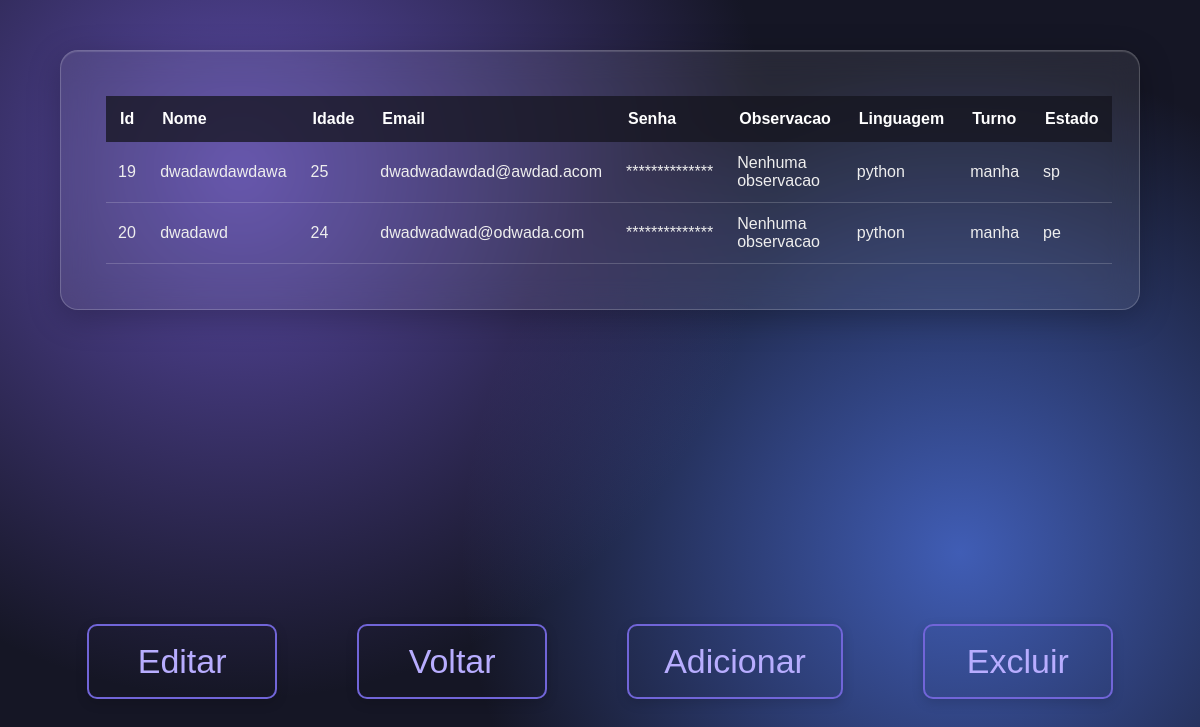
/banco (signed in), run on an earlier commit of the app's database.
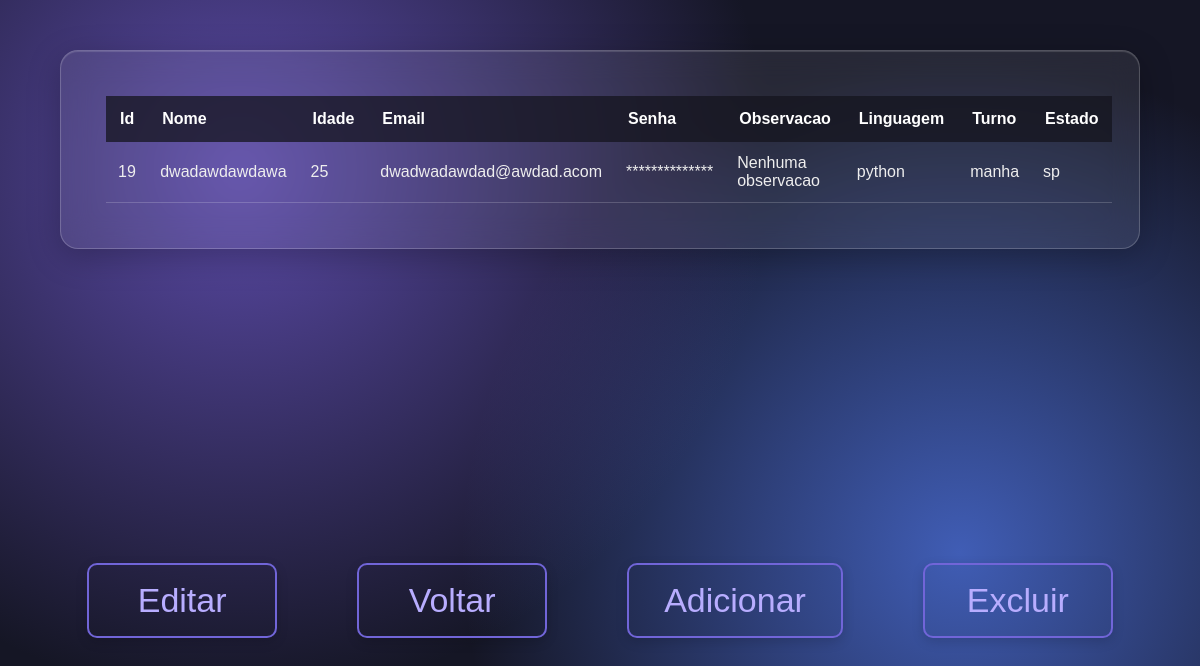
And on a later commit of the database.
### tables this page shows
CREATE TABLE usuarios (
            id INTEGER PRIMARY KEY AUTOINCREMENT,
            nome TEXT NOT NULL,
            idade INTEGER NOT NULL,
            email TEXT NOT NULL UNIQUE,
            senha TEXT NOT NULL,
            observacao TEXT,
            linguagens_string TEXT NOT NULL,
            turno TEXT NOT NULL,
            estado TEXT NOT NULL
        );

### app.py (the view)
@app.route("/banco", methods =['GET','POST'])
@login_required
def mostrar_banco():
    conexao = sqlite3.connect(CAMINHO_BANCO)
    cursor = conexao.cursor()
    cursor.execute("SELECT * FROM usuarios ")
    resultados = cursor.fetchall()
    print(resultados)
    conexao.close()
    return render_template("banco.html", tabela=resultados)

### app.py (called while the page is built)
def login_required(func):
    @wraps(func)
    def wrapper(*args, **kwargs):
        if 'logado' not in session:
            return redirect("/")
        return func(*args, **kwargs)
    return wrapper

### templates/banco.html (shortened to what this page needs)
<!DOCTYPE html>
<html lang="pt-BR">
<head>
    <link rel="stylesheet" href="{{ url_for('static', filename='style.css') }}">
</head>
<body class="banco">
    {% if tabela %}
        <div class="container-tabela">
            <div class="tabela">
                <table>
                    <tr>
                        <th>Id</th>
                        <th>Nome</th>
                        <th>Idade</th>
                        <th>Email</th>
                        <th>Senha</th>
                        <th>Observacao</th>
                        <th>Linguagem</th>
                        <th>Turno</th>
                        <th>Estado</th>
                    </tr>
                    {% for aluno in tabela %}
                        <tr data-id="{{ aluno[0] }}" data-nome="{{ aluno[1] }}" data-idade="{{ aluno[2] }}" data-email="{{ aluno[3] }}" data-observacao="{{ aluno[5] }}" data-linguagens="{{ aluno[6] }}" data-turno="{{ aluno[7] }}" data-estado="{{ aluno[8] }}">
                            <td>{{ aluno[0] }}</td>
                            <td>{{ aluno[1] }}</td>
                            <td>{{ aluno[2] }}</td>
                            <td>{{ aluno[3] }}</td>
                            <td>**************</td>
                            <td>{{ aluno[5] }}</td>
                            <td>{{ aluno[6] }}</td>
                            <td>{{ aluno[7] }}</td>
                            <td>{{ aluno[8] }}</td>
                        </tr>
                    {% endfor %}
                </table>
            </div>
        </div>
    {% else %}
        <h1>Nenhum registro encontrado.</h1>
    {% endif %}
    <div class="container-editar">
        <button type="button" id="botao-editar">Editar</button>
        <form action="/voltar_ini" method="post">
            <button id="botao-voltar">Voltar</button>
        </form>
        <form action="/add" method="post">
            <button id="botao-voltar">Adicionar</button>
        </form>
        <form action="/enviar-validacao" method="get">
            <button id="button">Excluir</button>
        </form>
    </div>
</body>
</html>

### static/style.css (style rules this page uses)
* { box-sizing: border-box; }
html, body { margin: 0; min-height: 100%; }
.error-page, .cadastro, .inicio, .validacao-senha, .banco, .login { min-height: 100vh; margin: 0; font-family: "Bebas Neue", sans-serif; background: radial-gradient(circle at 20% 20%, #5b4aa8 0%, transparent 45%), radial-gradient(circle at 80% 65%, #405db5 0%, transparent 45%), #151625; }
#botao-editar, #botao-delid, #button, #botao-voltar, #mostrar-banco, #button-password, #btn-cancelar, #botao-salvar-edicao, #botao-cancelar-edicao, #botao-salvar-excluir, #botao-cancelar-excluir, .enviar_cadastro { position: relative; z-index: 1; display: inline-flex; align-items: center; justify-content: center; min-width: 190px; margin-top: 24px; padding: 16px 35px; font-family: "Bebas Neue", sans-serif; font-size: 34px; color: #b8adff; text-decoration: none; background-color: transparent; border: 2px solid #7165d8; border-radius: 10px; cursor: pointer; box-shadow: 0 4px 12px rgba(0, 0, 0, 0.15); transition: 0.2s ease }
.container-editar { display: flex; justify-content: center; flex-wrap: wrap; gap: 80px; padding: 30vh 40px 40px; }
.container-tabela, .painel-editar { width: min(90%, 1400px); margin: 50px auto; padding: 25px; background: rgba(255, 255, 255, 0.08); backdrop-filter: blur(15px); -webkit-backdrop-filter: blur(15px); border: 1px solid rgba(255, 255, 255, 0.2); border-radius: 18px; box-shadow: 0 8px 32px rgba(0, 0, 0, 0.25), inset 0 1px 1px rgba(255, 255, 255, 0.15); }
.container-tabela { overflow-x: auto; }
.tabela { width: 100%; padding: 20px; overflow-x: auto; border-radius: 10px; }
table { width: 100%; border-collapse: collapse; }
th { padding: 14px; color: #ffffff; background: rgba(20, 20, 30, 0.75); text-align: left; }
td { padding: 12px; color: #eeeeee; border-bottom: 1px solid rgba(255, 255, 255, 0.18); }

What changed in the data, as far as the page shows it:
removed usuarios: id "20", nome "dwadawd", idade "24", email "dwadwadwad@odwada.com", observacao "Nenhuma observacao", linguagens_string "python", turno "manha", estado "pe"
